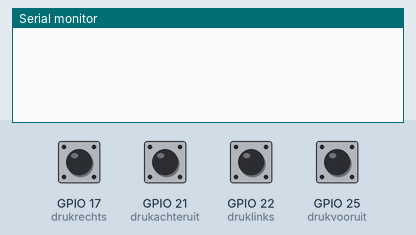
Bench run of a sketch on a simulated ESP32. On the bench: the last lines printed to the serial monitor. The test bench sets the inputs (shaded band); at power-on: GPIO 17 (drukrechts), GPIO 21 (drukachteruit), GPIO 22 (druklinks), GPIO 25 (drukvooruit) HIGH.

Above: at 1.2 s.
1.3 s: GPIO 17 (drukrechts) pulled LOW for 0.15 s
At 2.5 s:
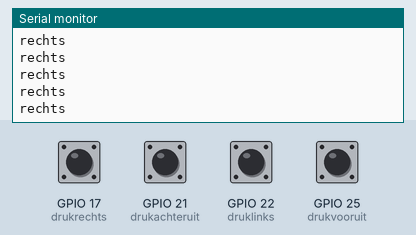
2.9 s: GPIO 21 (drukachteruit) pulled LOW for 0.15 s
At 3.7 s:
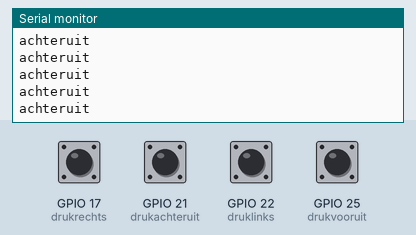
4.5 s: GPIO 22 (druklinks) pulled LOW for 0.15 s
At 5.1 s:
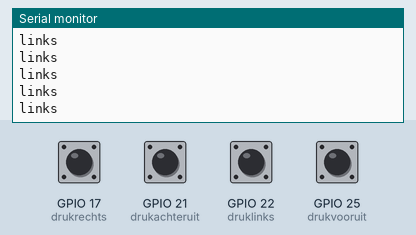
6.1 s: GPIO 25 (drukvooruit) pulled LOW for 0.15 s
At 7.4 s:
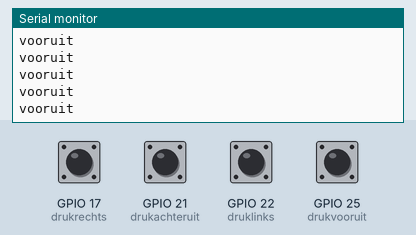
7.7 s: GPIO 17 (drukrechts) driven LOW and GPIO 21 (drukachteruit) driven LOW
At 8.7 s:
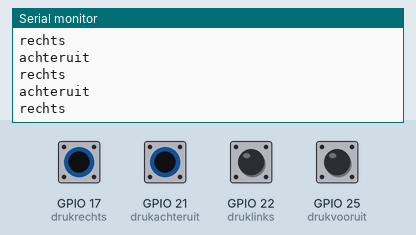

Measured:
- after the input at 1.3 s, the serial monitor: prints a new line at once (image 1)
- after the input at 2.9 s, the serial monitor: prints a new line at once (image 2)
- after the input at 4.5 s, the serial monitor: prints a new line at once (image 3)
- after the input at 6.1 s, the serial monitor: prints a new line at once (image 4)
- after the input at 7.7 s, the serial monitor: prints a new line at once (image 5)

The sketch:

joystick_uitlezen.ino
```cpp
#define drukvooruit 25
#define drukachteruit 21
#define druklinks 22
#define drukrechts 17

boolean vooruitStatus =  true;
boolean achteruitStatus =  true;
boolean linksStatus = true;
boolean rechtsStatus =  true;


void setup() {
  pinMode(drukvooruit, INPUT_PULLUP);
  pinMode(drukachteruit, INPUT_PULLUP);
  pinMode(druklinks, INPUT_PULLUP);
  pinMode(drukrechts, INPUT_PULLUP);
  Serial.begin(9600);
}

void loop() {
  vooruitStatus = digitalRead(drukvooruit);
  achteruitStatus = digitalRead(drukachteruit);
  linksStatus = digitalRead(druklinks);
  rechtsStatus = digitalRead(drukrechts);

  if (vooruitStatus == false){
    Serial.println("vooruit");
  }
  if (achteruitStatus == false){
    Serial.println("achteruit");
  }
  if (linksStatus == false){
    Serial.println("links");
  }
  if (rechtsStatus == false){
    Serial.println("rechts");
  }

}
```
